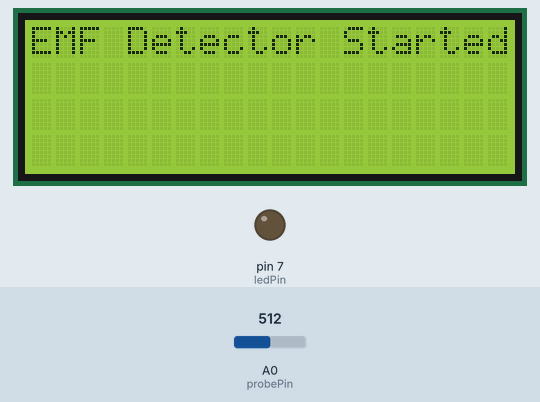
A sketch run on a simulated Arduino Uno, built with avr-gcc and run on an emulated ATmega328P. Parts: 20×4 character LCD, output pins drawn as LEDs (lit = HIGH). The inputs (shaded band) are chosen by the test bench; at power-on: A0 (probePin) = 512.

Above: at 0.1 s.
At 2.2 s:
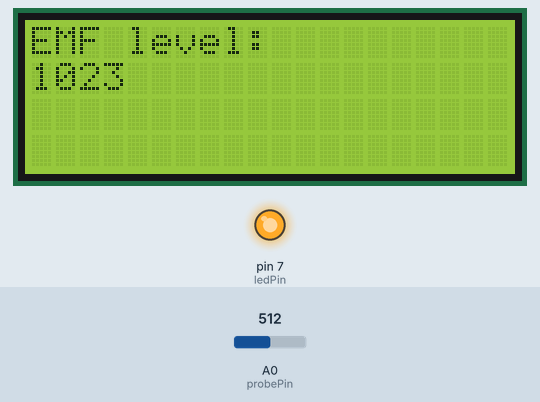
2.3 s: A0 (probePin) set to 5
At 3.4 s:
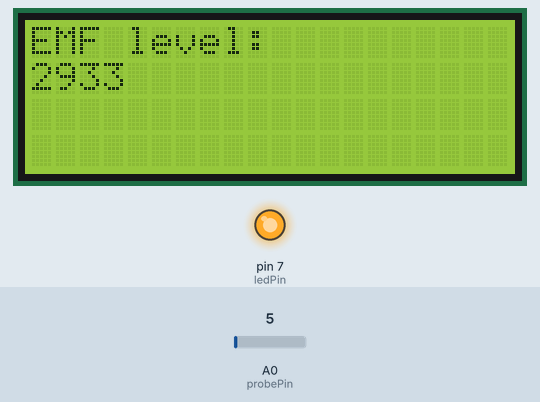
Timing chart, 0 to 5.3 s (numbered marks = the images above; inputs shaded):
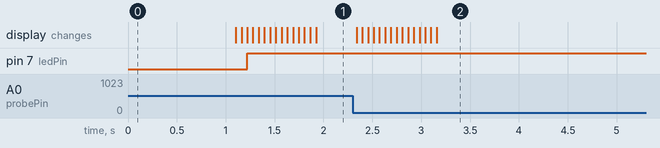

Measured:
- after the input at 2.3 s, the display: first changes at once (image 2 shows a later state)

The sketch:

emf_detector.ino
```cpp
// Required libraries
#include <Wire.h>
#include <LiquidCrystal_I2C.h>

// Number of readings
#define NUMREADINGS 15

// Parameters for the EMF detector
int senseLimit = 15;
int probePin = 0;
int ledPin = 7;
int val = 0;
int threshold = 200;

// Averaging the measurements
int readings[NUMREADINGS];
int index = 0;
int total = 0;
int average = 0;

// Time between readings
int updateTime = 40;

// Create LCD instance
LiquidCrystal_I2C lcd(0x27,20,4);

void setup()
{
  // Initialise LCD
  lcd.init();

  // Set LED as output
  pinMode(ledPin, OUTPUT);

  // Print a welcome message to the LCD
  lcd.backlight();
  lcd.setCursor(0,0);
  lcd.print("EMF Detector Started");
  delay(1000);
  lcd.clear();
}


void loop()
{
  // Read from the probe
  val = analogRead(probePin);

  // Check reading
  if(val >= 1){

    // Constrain & map with sense limit value
    val = constrain(val, 1, senseLimit);
    val = map(val, 1, senseLimit, 1, 1023);

    // Averaging the reading
    total -= readings[index];
    readings[index] = val;
    total += readings[index];
    index = (index + 1);

    if (index >= NUMREADINGS)
      index = 0;

    average = total / NUMREADINGS;

    // Print on LCD screen
    lcd.setCursor(0,1);
    lcd.print("   ");

    lcd.setCursor(0,0);
    lcd.print("EMF level: ");
    lcd.setCursor(0,1);
    lcd.print(average);

    // Light up LED if EMF activity detected
    if (average > threshold) {
      digitalWrite(ledPin, HIGH);
    }
    else {
      digitalWrite(ledPin, LOW);
    }

    // Wait until next reading
    delay(updateTime);
  }
}
```
